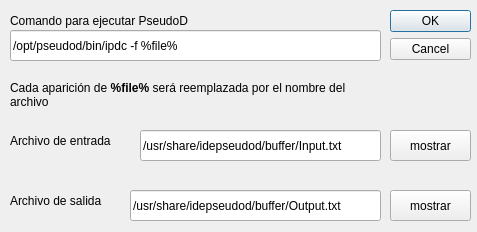
<?xml version="1.0" encoding="UTF-8"?>
<ui version="4.0">
 <class>ejecutor_config</class>
 <widget class="QDialog" name="ejecutor_config">
  <property name="geometry">
   <rect>
    <x>0</x>
    <y>0</y>
    <width>477</width>
    <height>232</height>
   </rect>
  </property>
  <property name="windowTitle">
   <string>Dialog</string>
  </property>
  <widget class="QDialogButtonBox" name="buttonBox">
   <property name="geometry">
    <rect>
     <x>390</x>
     <y>10</y>
     <width>81</width>
     <height>81</height>
    </rect>
   </property>
   <property name="orientation">
    <enum>Qt::Vertical</enum>
   </property>
   <property name="standardButtons">
    <set>QDialogButtonBox::Cancel|QDialogButtonBox::Ok</set>
   </property>
  </widget>
  <widget class="QLabel" name="label">
   <property name="geometry">
    <rect>
     <x>10</x>
     <y>130</y>
     <width>131</width>
     <height>21</height>
    </rect>
   </property>
   <property name="text">
    <string>Archivo de entrada</string>
   </property>
  </widget>
  <widget class="QLineEdit" name="lineEdit">
   <property name="geometry">
    <rect>
     <x>140</x>
     <y>130</y>
     <width>241</width>
     <height>31</height>
    </rect>
   </property>
   <property name="text">
    <string>/usr/share/idepseudod/buffer/Input.txt</string>
   </property>
  </widget>
  <widget class="QPushButton" name="pushButton">
   <property name="geometry">
    <rect>
     <x>390</x>
     <y>130</y>
     <width>81</width>
     <height>31</height>
    </rect>
   </property>
   <property name="text">
    <string>mostrar</string>
   </property>
  </widget>
  <widget class="QLabel" name="label_2">
   <property name="geometry">
    <rect>
     <x>10</x>
     <y>10</y>
     <width>221</width>
     <height>21</height>
    </rect>
   </property>
   <property name="text">
    <string>Comando para ejecutar PseudoD</string>
   </property>
  </widget>
  <widget class="QLineEdit" name="lineEdit_2">
   <property name="geometry">
    <rect>
     <x>10</x>
     <y>30</y>
     <width>371</width>
     <height>31</height>
    </rect>
   </property>
   <property name="text">
    <string>/opt/pseudod/bin/ipdc -f %file%</string>
   </property>
  </widget>
  <widget class="QLabel" name="label_3">
   <property name="geometry">
    <rect>
     <x>10</x>
     <y>190</y>
     <width>121</width>
     <height>21</height>
    </rect>
   </property>
   <property name="text">
    <string>Archivo de salida</string>
   </property>
  </widget>
  <widget class="QLineEdit" name="lineEdit_3">
   <property name="geometry">
    <rect>
     <x>130</x>
     <y>190</y>
     <width>251</width>
     <height>31</height>
    </rect>
   </property>
   <property name="text">
    <string>/usr/share/idepseudod/buffer/Output.txt</string>
   </property>
  </widget>
  <widget class="QPushButton" name="pushButton_2">
   <property name="geometry">
    <rect>
     <x>390</x>
     <y>190</y>
     <width>81</width>
     <height>31</height>
    </rect>
   </property>
   <property name="text">
    <string>mostrar</string>
   </property>
  </widget>
  <widget class="QLabel" name="label_4">
   <property name="geometry">
    <rect>
     <x>10</x>
     <y>70</y>
     <width>371</width>
     <height>51</height>
    </rect>
   </property>
   <property name="text">
    <string>Cada aparición de &lt;b&gt;%file%&lt;/b&gt; será reemplazada por el nombre del archivo</string>
   </property>
   <property name="wordWrap">
    <bool>true</bool>
   </property>
  </widget>
 </widget>
 <resources/>
 <connections>
  <connection>
   <sender>buttonBox</sender>
   <signal>accepted()</signal>
   <receiver>ejecutor_config</receiver>
   <slot>accept()</slot>
   <hints>
    <hint type="sourcelabel">
     <x>248</x>
     <y>254</y>
    </hint>
    <hint type="destinationlabel">
     <x>157</x>
     <y>274</y>
    </hint>
   </hints>
  </connection>
  <connection>
   <sender>buttonBox</sender>
   <signal>rejected()</signal>
   <receiver>ejecutor_config</receiver>
   <slot>reject()</slot>
   <hints>
    <hint type="sourcelabel">
     <x>316</x>
     <y>260</y>
    </hint>
    <hint type="destinationlabel">
     <x>286</x>
     <y>274</y>
    </hint>
   </hints>
  </connection>
 </connections>
</ui>
